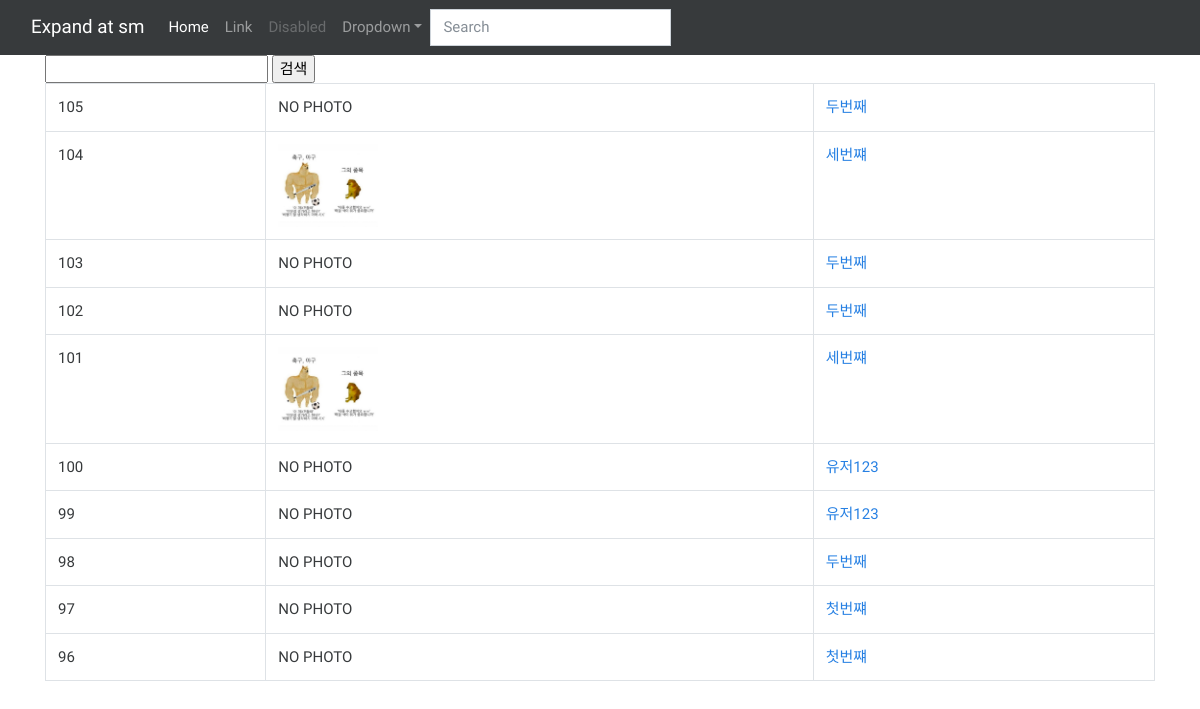
The page /instagram/ (signed in) on the database its author committed.
### instagram/models.py (models this page shows, shortened)
class Post(models.Model):
    author = models.ForeignKey(settings.AUTH_USER_MODEL, on_delete=models.CASCADE)
    message = models.TextField()
    photo = models.ImageField(blank=True)
    tag_set = models.ManyToManyField('Tag', blank=True) # 필수 유무 = blank
    is_public = models.BooleanField(default=False, verbose_name='공개여부')
    created_at = models.DateTimeField(auto_now_add=True)
    updated_at = models.DateTimeField(auto_now=True)
    def get_absolute_url(self):
        return reverse('instagram:post_detail', args=[self.pk])
    class Meta:
        ordering = ['-id']

### instagram/views.py (the view)
@method_decorator(login_required, name='dispatch')
class PostListView(ListView):
    model = Post
    paginate_by = 10

### instagram/templates/instagram/post_list.html (shortened to what this page needs)
{% extends "instagram/layout.html" %}
{% load bootstrap4 %}
{% block content %}
    <form>
        <input type="text" name="q" value="{{ q }}"/>
        <input type="submit" value="검색"/>
    </form>
    <table class="table table-bordered table-hover">
        <tbody>
        {% for post in post_list %}
            <tr>
                <td>
                    {{ post.pk }}
                </td>
                <td>
                    {% if post.photo %}
                        <img src="{{ post.photo.url }}" style="width: 100px; "/>
                    {% else %}
                        NO PHOTO
                    {% endif %}
                </td>
                <td>
                    <a href="{{ post.get_absolute_url }}">
                        {{ post.message }}
                    </a>
                </td>
            </tr>
        {% endfor %}
        </tbody>
    </table>
{% endblock content %}

### instagram/templates/instagram/layout.html (shortened to what this page needs)
{% load bootstrap4 %}
<!doctype html>
<html lang="ko">
<head>
    <link rel="stylesheet" href="https://cdn.jsdelivr.net/npm/bootswatch@4.5.2/dist/cosmo/bootstrap.min.css">
</head>
<body>
<nav class="navbar navbar-expand-sm navbar-dark bg-dark" aria-label="Third navbar example">
    <div class="container-fluid">
        <a class="navbar-brand" href="#">Expand at sm</a>
        <div class="collapse navbar-collapse" id="navbarsExample03">
            <ul class="navbar-nav me-auto mb-2 mb-sm-0">
                <li class="nav-item">
                    <a class="nav-link active" aria-current="page" href="#">Home</a>
                </li>
                <li class="nav-item">
                    <a class="nav-link" href="#">Link</a>
                </li>
                <li class="nav-item">
                    <a class="nav-link disabled" aria-disabled="true">Disabled</a>
                </li>
                <li class="nav-item dropdown">
                    <a class="nav-link dropdown-toggle" href="#" data-bs-toggle="dropdown" aria-expanded="false">Dropdown</a>
                </li>
            </ul>
            <form role="search">
                <input class="form-control" type="search" placeholder="Search" aria-label="Search">
            </form>
        </div>
    </div>
</nav>
<div class="container">
    <div class="row">
        <div class="col-sm-12">
            {% block content %}
            {% endblock %}
        </div>
    </div>
</div>
</body>
</html>

### rows shown on the page
Post: pk "105", photo "NO PHOTO", message "두번째"
Post: pk "104", photo (picture), message "세번쨰"
Post: pk "103", photo "NO PHOTO", message "두번째"
Post: pk "102", photo "NO PHOTO", message "두번째"
Post: pk "101", photo (picture), message "세번쨰"
Post: pk "100", photo "NO PHOTO", message "유저123"
Post: pk "99", photo "NO PHOTO", message "유저123"
Post: pk "98", photo "NO PHOTO", message "두번째"
Post: pk "97", photo "NO PHOTO", message "첫번쨰"
Post: pk "96", photo "NO PHOTO", message "첫번쨰"
